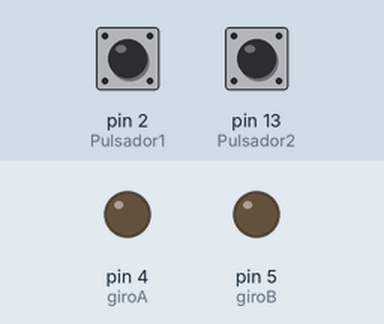
Simulated run of this sketch. Board: Arduino Uno, built with avr-gcc and run on an emulated ATmega328P. Shown: output pins drawn as LEDs (lit = HIGH). The inputs (shaded band) are chosen by the test bench; at power-on: pin 2 (Pulsador1) LOW, pin 13 (Pulsador2) LOW.

Above: at 1.2 s.
1.3 s: pin 2 (Pulsador1) pulled HIGH for 0.15 s
At 1.37 s:
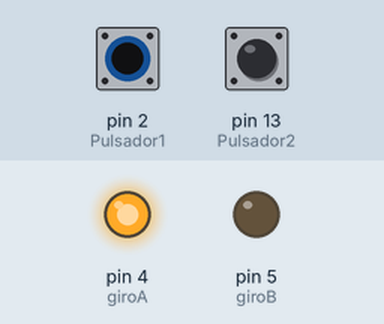
2.9 s: pin 13 (Pulsador2) pulled HIGH for 0.15 s
At 2.97 s:
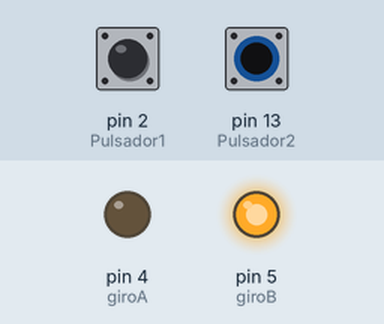
4.5 s: pin 13 (Pulsador2) pulled HIGH for 3.2 s
At 8.1 s:
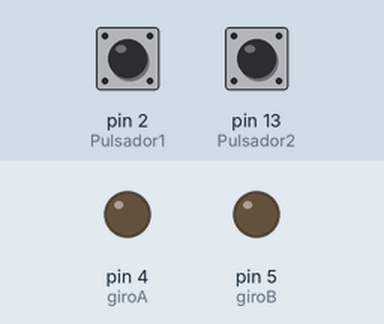
9.2 s: pin 2 (Pulsador1) pulled HIGH for 3.2 s
At 10.4 s:
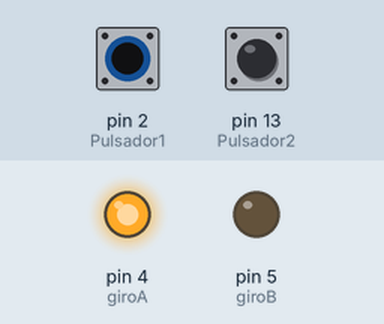
Timing chart, 0 to 13.9 s (numbered marks = the images above; inputs shaded):
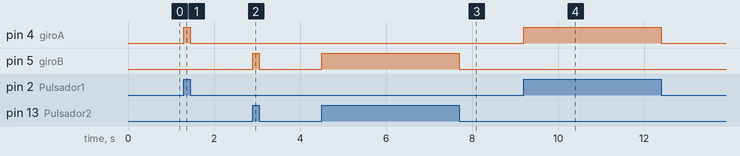

The sketch:

motor2.ino
```cpp
//definición de variables- actuador lineal
// archivo de proteus motor2

const int Pulsador1=2;
const int Pulsador2=13;
const int giroA=4;
const int giroB=5;
int estado1;
int estado2;

void setup() {
pinMode(giroA, OUTPUT);
pinMode(giroB, OUTPUT);
pinMode(Pulsador1, INPUT);
pinMode(Pulsador2, INPUT);

digitalWrite(giroA, LOW);
digitalWrite(giroB, LOW);
}

void loop() {
// leer los estados de los puladores
estado1=digitalRead(Pulsador1);
estado2=digitalRead(Pulsador2);

if(estado1==HIGH){
digitalWrite(giroA, HIGH);
digitalWrite(giroB, LOW);
}
else if (estado2==HIGH){
digitalWrite(giroA, LOW);
digitalWrite(giroB, HIGH);
}
else {
digitalWrite(giroA, LOW);
digitalWrite(giroB, LOW);
}
}
```

Measured:
- after the input at 1.3 s, pin 4 (giroA): LOW → HIGH at once, → LOW 0.15 s later
- after the input at 2.9 s, pin 5 (giroB): LOW → HIGH at once, → LOW 0.15 s later
- after the input at 4.5 s, pin 5 (giroB): LOW → HIGH at once, → LOW 3.2 s later
- after the input at 9.2 s, pin 4 (giroA): LOW → HIGH at once, → LOW 3.2 s later
